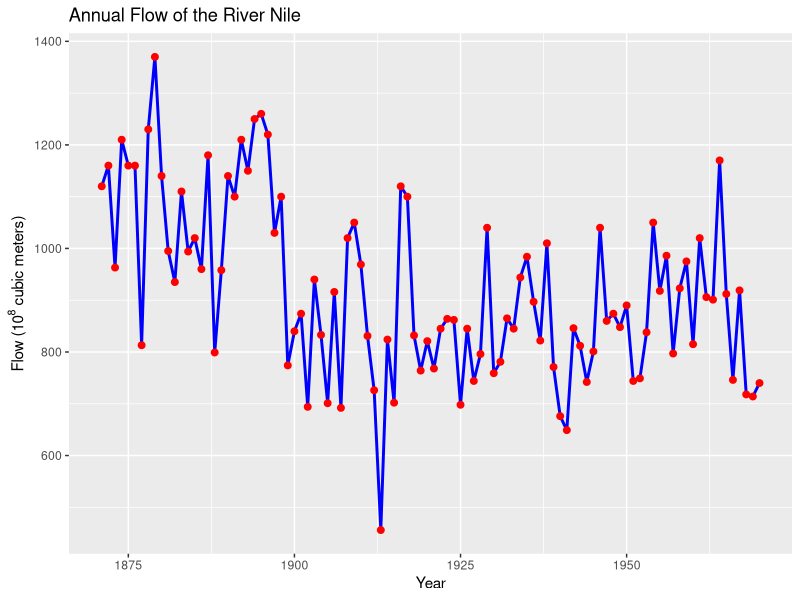
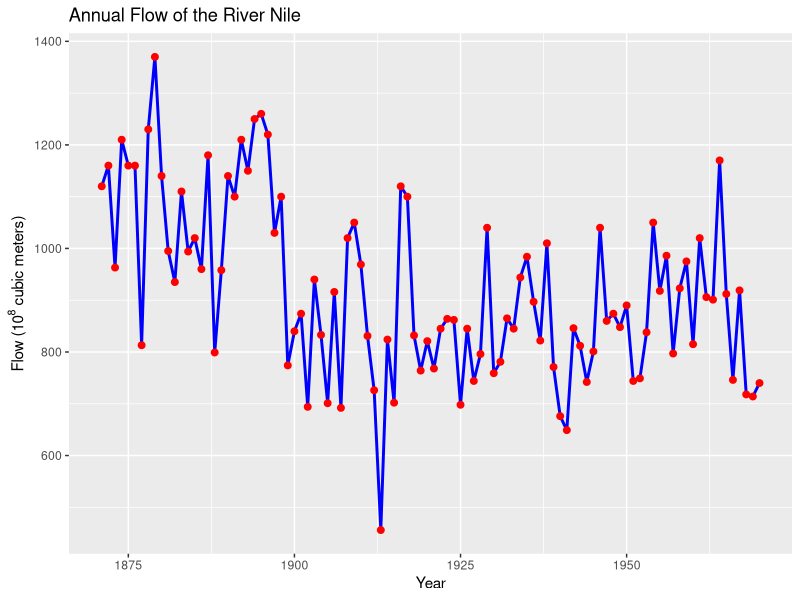

These charts were generated, in order, by the following R code:
Nile

df <- data.frame(year = as.integer(time(Nile)),
                 flow = as.numeric(Nile))

library(tidyverse)

df %>%
  ggplot(aes(x = year, y = flow)) +
  geom_line(linewidth = 1, col = "blue") +
  geom_point(size = 2, col = "red") +
  labs(x = "Year", 
       y = expression("Flow (10"^8*" cubic meters)"), 
       title = "Annual Flow of the River Nile")

ggsave(path = "D:\\Users\\Documents\\Time_Series_Analysis\\figures",
       width = 10,
       height = 7,
       device='png',
       dpi=500,
       filename = "Nile.png",
       units = "in")
